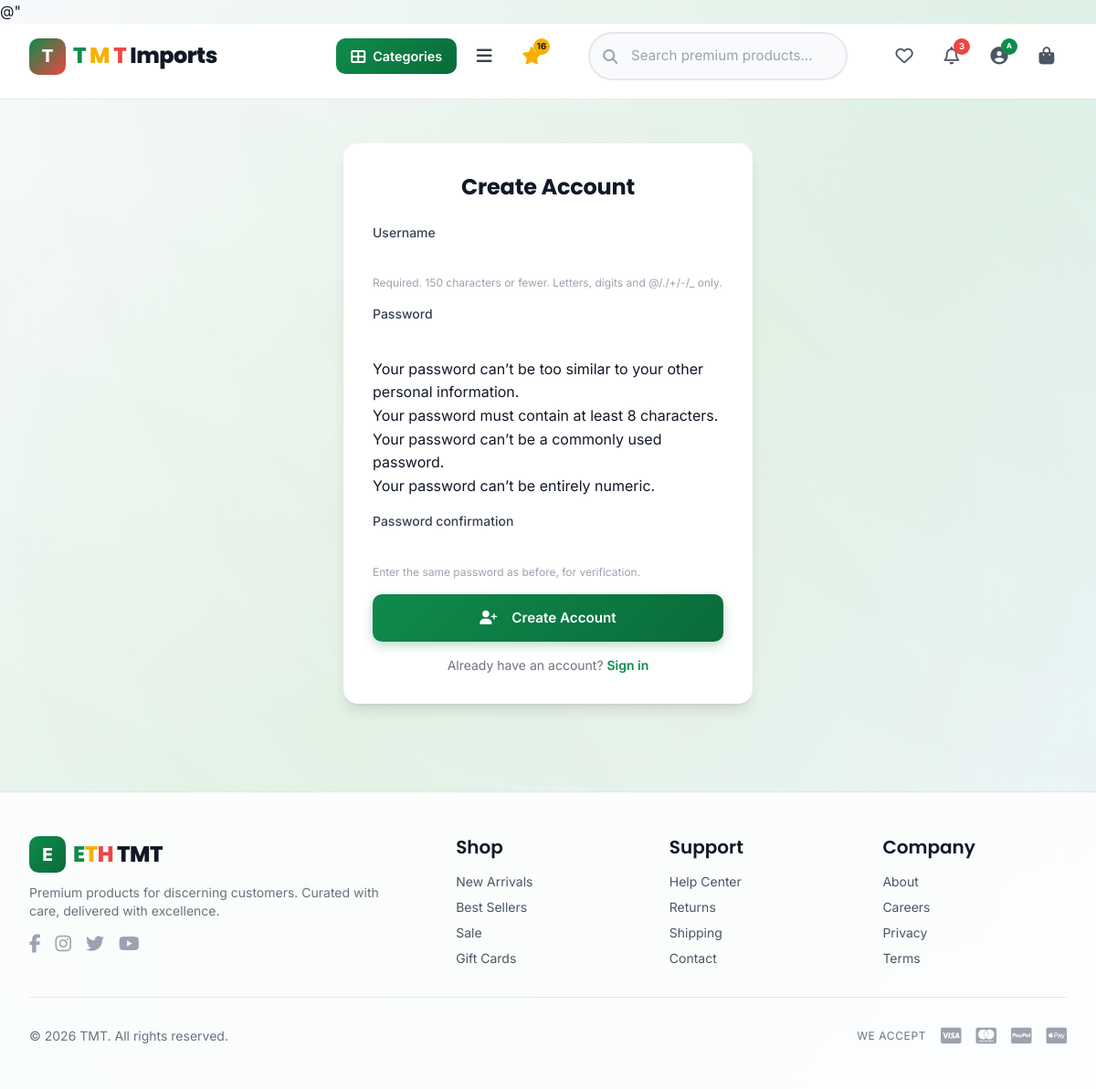
Screenshot of /accounts/register/ (signed in) with the database file from the repository.
### products/models.py (models this page shows, shortened)
class SiteSettings(models.Model):
    eth_text = models.CharField(max_length=10, default='ETH', help_text='Main logo text (e.g., ETH)')
    brand_suffix = models.CharField(max_length=50, default=' Imports', help_text='Text after ETH (e.g., " Imports")')
    eth_e_color = models.CharField(max_length=20, default='#0F8B4C', help_text='Color for "E" in ETH')
    eth_t_color = models.CharField(max_length=20, default='#F6B100', help_text='Color for "T" in ETH')
    eth_h_color = models.CharField(max_length=20, default='#EF4444', help_text='Color for "H" in ETH')
    site_name = models.CharField(max_length=100, default='ETH Imports')
    header_tagline = models.CharField(max_length=200, blank=True, default='Premium Ethiopian Imported Products')
    hero_badge = models.CharField(max_length=100, default='Summer Sale')
    hero_title = models.CharField(max_length=200, default='Discover Premium Ethiopian Imports')
    hero_subtitle = models.TextField(
        default='Curated collection of high-quality products from around the world, delivered to your doorstep.')
    hero_button_text = models.CharField(max_length=50, default='Shop Now')
    hero_button_url = models.CharField(max_length=200, default='#products')
    hero_secondary_button_text = models.CharField(max_length=50, default='Watch Story')
    hero_secondary_button_url = models.CharField(max_length=200, default='#')
    categories_title = models.CharField(max_length=100, default='Shop by Category')
    categories_view_all = models.CharField(max_length=50, default='View All')
    footer_brand = models.CharField(max_length=100, default='ETH Imports')
    footer_tagline = models.CharField(max_length=200,
                                      default='Premium products for discerning customers. Curated with care, delivered with excellence.')
    footer_copyright = models.CharField(max_length=200, default='All rights reserved.')
    whatsapp_number = models.CharField(max_length=20, default='+251900000000')
    telegram_username = models.CharField(max_length=50, default='your_username')
    facebook_url = models.URLField(blank=True, default='#')
    instagram_url = models.URLField(blank=True, default='#')
    twitter_url = models.URLField(blank=True, default='#')
    youtube_url = models.URLField(blank=True, default='#')
    updated_at = models.DateTimeField(auto_now=True)
    class Meta:
        verbose_name = 'Site Settings'
        verbose_name_plural = 'Site Settings'

### accounts/views.py (the view)
# urls.py: path('register/', views.register, name='register'),
def register(request):
    if request.method == 'POST':
        form = UserCreationForm(request.POST)
        if form.is_valid():
            user = form.save()
            login(request, user)
            messages.success(request, 'Registration successful! Welcome to ETH Imports!')
            return redirect('products:product_list')  # Redirect to products page
        else:
            for error in form.errors.values():
                messages.error(request, error)
    else:
        form = UserCreationForm()
    return render(request, 'registration/register.html', {'form': form})

### templates/registration/register.html (shortened to what this page needs)
{% extends 'base_premium.html' %}
{% load static %}
{% block content %}
<div class="max-w-md mx-auto py-12">
    <div class="bg-white rounded-2xl shadow-lg p-8">
        <h2 class="text-2xl font-bold text-center mb-6">Create Account</h2>
        <form method="post">
            {% for field in form %}
                <div class="mb-4">
                    <label class="block text-sm font-medium text-gray-700 mb-2">{{ field.label }}</label>
                    {{ field }}
                    {% if field.help_text %}
                        <p class="text-gray-400 text-xs mt-1">{{ field.help_text }}</p>
                    {% endif %}
                </div>
            {% endfor %}
            <button type="submit" class="w-full btn btn-primary py-3 text-lg">
                <i class="fas fa-user-plus mr-2"></i> Create Account
            </button>
        </form>
        <p class="text-center mt-4 text-sm text-gray-500">
            Already have an account?
            <a href="{% url 'accounts:login' %}" class="text-primary font-semibold hover:underline">Sign in</a>
        </p>
    </div>
</div>
{% endblock %}

### templates/base_premium.html (shortened to what this page needs)
{% load static %}
<!DOCTYPE html>
<html lang="en">
<head>
    <link rel="stylesheet" href="https://cdnjs.cloudflare.com/ajax/libs/font-awesome/6.5.1/css/all.min.css">
    <script src="https://cdn.tailwindcss.com"></script>
    <link rel="stylesheet" href="{% static 'products/css/premium.css' %}">
</head>
<body>
    <header class="premium-header" id="mainHeader">
        <div class="header-top">
            <a href="{% url 'products:product_list' %}" class="premium-logo">
                <div class="logo-icon" style="background: linear-gradient(135deg, {{ site_settings.eth_e_color|default:'#0F8B4C' }}, {{ site_settings.eth_h_color|default:'#0A6B3A' }});">
                    {{ site_settings.eth_text|default:'ETH'|slice:":1" }}
                </div>
                <div class="logo-text">
                    <span class="e" style="color: {{ site_settings.eth_e_color|default:'#0F8B4C' }};">{{ site_settings.eth_text|default:'ETH'|slice:":1" }}</span>
                    <span class="t" style="color: {{ site_settings.eth_t_color|default:'#F6B100' }};">{{ site_settings.eth_text|default:'ETH'|slice:"1:2" }}</span>
                    <span class="h" style="color: {{ site_settings.eth_h_color|default:'#EF4444' }};">{{ site_settings.eth_text|default:'ETH'|slice:"2:3" }}</span>
                    <span class="suffix">{{ site_settings.brand_suffix|default:' Imports' }}</span>
                </div>
            </a>
            <div class="header-actions">
                <button class="mega-menu-toggle" id="megaMenuToggle" title="Categories">
                    <i class="fas fa-th-large"></i>
                    <span>Categories</span>
                </button>
                <button class="header-action hamburger-btn" onclick="toggleFilterSidebar()" title="Filters">
                    <i class="fas fa-bars"></i>
                </button>
				<a href="{% url 'products:new_arrivals' %}" class="header-action new-arrivals-btn" title="New Arrivals">
					<i class="fas fa-star"></i>
					{% if new_arrivals_count %}
						<span class="badge" style="background: var(--accent); color: var(--gray-900);">{{ new_arrivals_count }}</span>
					{% endif %}
				</a>
                <div class="search-wrapper">
                    <i class="fas fa-search search-icon"></i>
                    <input type="text" class="search-input" placeholder="Search premium products..." id="searchInput">
                </div>
                <a href="{% url 'products:wishlist' %}" class="header-action" title="Wishlist">
                    <i class="far fa-heart"></i>
                </a>
                <a href="#" class="header-action" title="Notifications">
                    <i class="far fa-bell"></i>
                    <span class="badge">3</span>
                </a>
                {% if user.is_authenticated %}
                    <div class="relative" id="userDropdown">
                        <button class="header-action" onclick="toggleUserDropdown()" title="Account">
                            <i class="fas fa-user-circle"></i>
                            <span class="badge" style="background: #0F8B4C; font-size: 0.5rem; min-width: auto; padding: 0 6px;">{{ user.username|slice:":1"|upper }}</span>
                        </button>
                    </div>
                {% else %}
                    <a href="#" class="header-action" title="Account" onclick="app.openAuthModal(); return false;">
                        <i class="far fa-user"></i>
                    </a>
                {% endif %}
                <a href="#" class="header-action" title="Cart" onclick="app.showCart(); return false;">
                    <i class="fas fa-shopping-bag"></i>
                </a>
            </div>
        </div>
    </header>
    <main>
        {% block content %}{% endblock %}
    </main>
    <footer class="bg-white/80 backdrop-blur-md border-t border-gray-200 mt-12">
        <div class="max-w-7xl mx-auto px-4 sm:px-6 lg:px-8 py-12">
            <div class="grid grid-cols-1 md:grid-cols-5 gap-8">
                <div class="md:col-span-2">
                    <a href="{% url 'products:product_list' %}" class="premium-logo">
                        <div class="logo-icon">E</div>
                        <div class="logo-text">
                            <span class="e">E</span><span class="t">T</span><span class="h">H</span>
                            <span class="suffix"> {{ site_settings.footer_brand|default:'Imports' }}</span>
                        </div>
                    </a>
                    <p class="text-gray-500 mt-3 text-sm max-w-sm">
                        {{ site_settings.footer_tagline|default:'Premium products for discerning customers. Curated with care, delivered with excellence.' }}
                    </p>
                    <div class="flex gap-4 mt-4">
                        <a href="{{ site_settings.facebook_url|default:'#' }}" class="text-gray-400 hover:text-primary transition-colors"><i class="fab fa-facebook-f text-xl"></i></a>
                        <a href="{{ site_settings.instagram_url|default:'#' }}" class="text-gray-400 hover:text-primary transition-colors"><i class="fab fa-instagram text-xl"></i></a>
                        <a href="{{ site_settings.twitter_url|default:'#' }}" class="text-gray-400 hover:text-primary transition-colors"><i class="fab fa-twitter text-xl"></i></a>
                        <a href="{{ site_settings.youtube_url|default:'#' }}" class="text-gray-400 hover:text-primary transition-colors"><i class="fab fa-youtube text-xl"></i></a>
                    </div>
                </div>
                <div>
                    <h4 class="font-semibold text-gray-900 mb-4">Shop</h4>
                    <ul class="space-y-2 text-sm text-gray-600">
                        <li><a href="#" class="hover:text-primary transition-colors">New Arrivals</a></li>
                        <li><a href="#" class="hover:text-primary transition-colors">Best Sellers</a></li>
                        <li><a href="#" class="hover:text-primary transition-colors">Sale</a></li>
                        <li><a href="#" class="hover:text-primary transition-colors">Gift Cards</a></li>
                    </ul>
                </div>
                <div>
                    <h4 class="font-semibold text-gray-900 mb-4">Support</h4>
                    <ul class="space-y-2 text-sm text-gray-600">
                        <li><a href="#" class="hover:text-primary transition-colors">Help Center</a></li>
                        <li><a href="#" class="hover:text-primary transition-colors">Returns</a></li>
                        <li><a href="#" class="hover:text-primary transition-colors">Shipping</a></li>
                        <li><a href="#" class="hover:text-primary transition-colors">Contact</a></li>
                    </ul>
                </div>
                <div>
                    <h4 class="font-semibold text-gray-900 mb-4">Company</h4>
                    <ul class="space-y-2 text-sm text-gray-600">
                        <li><a href="#" class="hover:text-primary transition-colors">About</a></li>
                        <li><a href="#" class="hover:text-primary transition-colors">Careers</a></li>
                        <li><a href="#" class="hover:text-primary transition-colors">Privacy</a></li>
                        <li><a href="#" class="hover:text-primary transition-colors">Terms</a></li>
                    </ul>
                </div>
            </div>
            <div class="border-t border-gray-200 mt-8 pt-8 flex flex-col md:flex-row justify-between items-center text-sm text-gray-500">
                <p>&copy; {% now "Y" %} {{ site_settings.footer_brand|default:'ETH Imports' }}. {{ site_settings.footer_copyright|default:'All rights reserved.' }}</p>
                <div class="flex items-center gap-4 mt-4 md:mt-0">
                    <span class="text-xs uppercase tracking-wider">We Accept</span>
                    <i class="fab fa-cc-visa text-xl text-gray-400"></i>
                    <i class="fab fa-cc-mastercard text-xl text-gray-400"></i>
                    <i class="fab fa-cc-paypal text-xl text-gray-400"></i>
                    <i class="fab fa-cc-apple-pay text-xl text-gray-400"></i>
                </div>
            </div>
        </div>
    </footer>
</body>
</html>

### rows the page displays
SiteSettings: eth_text "T", eth_text "M", brand_suffix "Imports", footer_brand "TMT", footer_tagline "Premium products for discerning customers. Curated with care, delivered with excellence.", footer_copyright "All rights reserved."

### other values shown
{{ new_arrivals_count }} "16"
{{ user.username|slice:":1"|upper }} "A"
{{ field.label }} "Username" "Password" "Password confirmation"
{{ field.help_text }} "Required. 150 characters or fewer. Letters, digits and @/./+/-/_ only." "Enter the same password as before, for verification."
